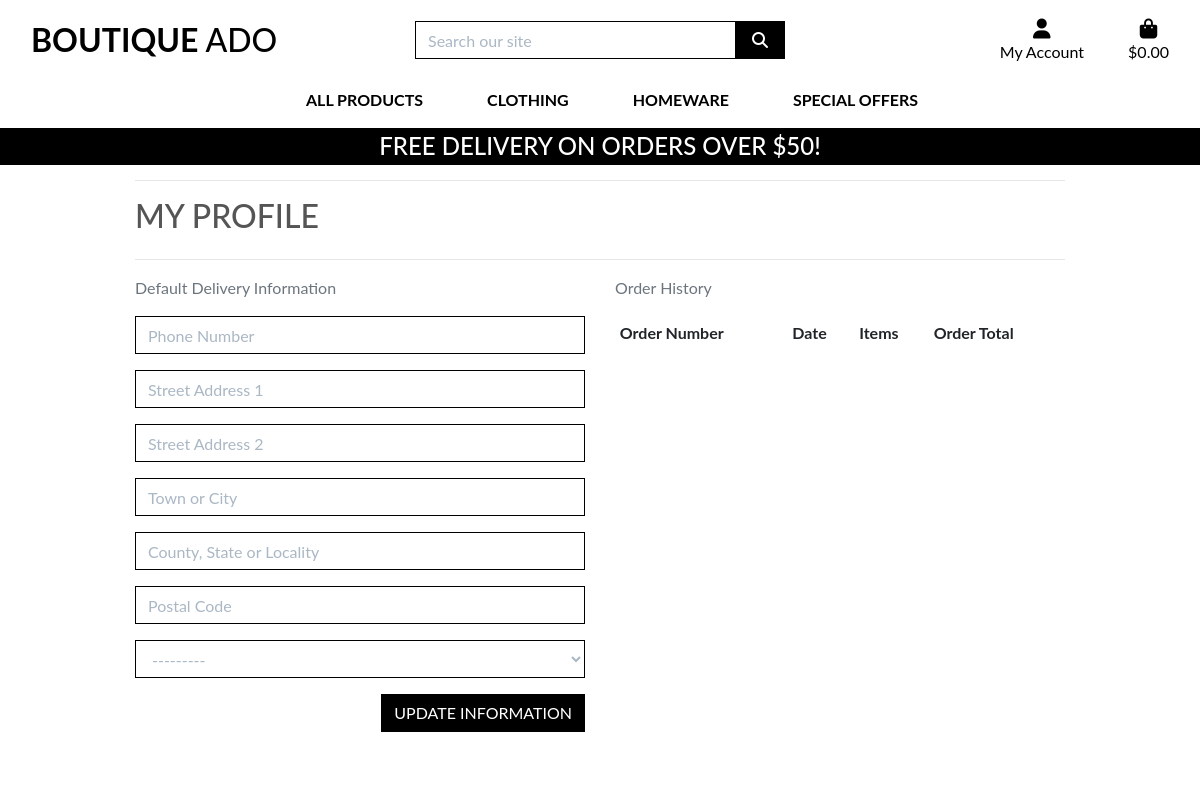
/profile/ (signed in), run on an earlier commit of the app's database.
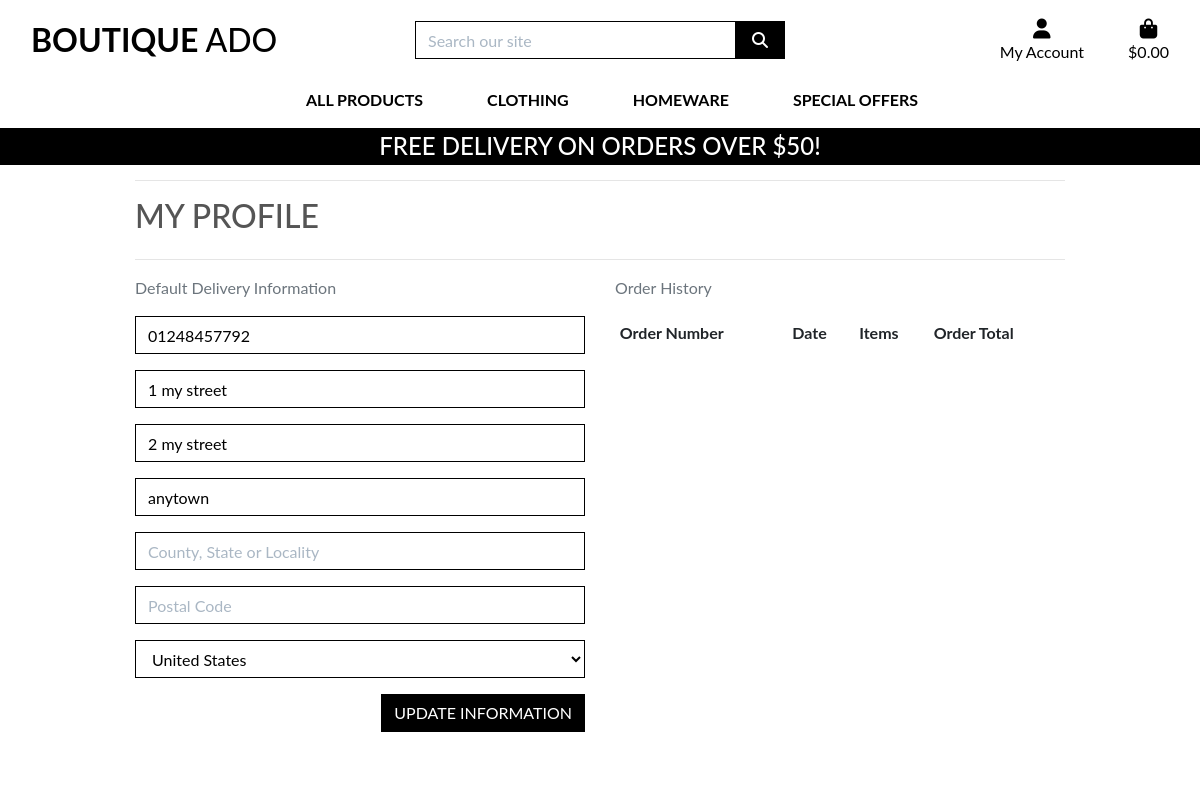
And on a later commit of the database.
### profiles/models.py (models this page shows, shortened)
class UserProfile(models.Model):
    user = models.OneToOneField(User, on_delete=models.CASCADE)
    default_phone_number = models.CharField(max_length=20, null=True,
                                            blank=True)
    default_street_address1 = models.CharField(max_length=80, null=True,
                                               blank=True)
    default_street_address2 = models.CharField(max_length=80, null=True,
                                               blank=True)
    default_town_or_city = models.CharField(max_length=40, null=True,
                                            blank=True)
    default_county = models.CharField(max_length=80, null=True,
                                      blank=True)
    default_postcode = models.CharField(max_length=20, null=True,
                                        blank=True)
    default_country = CountryField(blank_label='Country', null=True,
                                   blank=True)

### profiles/views.py (the view)
# urls.py: path('profile/', include('profiles.urls')),
def profile(request):
    profile = get_object_or_404(UserProfile, user=request.user)
    if request.method == 'POST':
        form = UserProfileForm(request.POST, instance=profile)
        if form.is_valid():
            form.save()
            messages.success(request, 'Profile updated successfully')
    form = UserProfileForm(instance=profile)
    orders = profile.orders.all()
    template = 'profiles/profile.html'
    context = {
        'form': form,
        'orders': orders,
        'on_profile_page': True
    }
    return render(request, template, context)

### profiles/forms.py
class UserProfileForm(forms.ModelForm):
    class Meta:
        model = UserProfile
        exclude = ('user',)
    def __init__(self, *args, **kwargs):
        super().__init__(*args, **kwargs)
        placeholders = {
            'default_phone_number': 'Phone Number',
            'default_postcode': 'Postal Code',
            'default_town_or_city': 'Town or City',
            'default_street_address1': 'Street Address 1',
            'default_street_address2': 'Street Address 2',
            'default_county': 'County, State or Locality',
        }
        self.fields['default_phone_number'].widget.attrs['autofocus'] = True
        for field in self.fields:
            if field != 'default_country':
                if self.fields[field].required:
                    placeholder = f'{placeholders[field]} *'
                else:
                    placeholder = placeholders[field]
                self.fields[field].widget.attrs['placeholder'] = placeholder
            self.fields[field].widget.attrs['class'] = 'border-black rounded-0 profile-form-input'
            self.fields[field].label = False

### profiles/templates/profiles/profile.html (shortened to what this page needs)
{% extends "base.html" %}
{% load static %}
{% block extra_css %}
    <link rel="stylesheet" href="{% static 'profiles/css/profile.css' %}">
{% endblock %}
{% block page_header %}
    <div class="container header-container">
    </div>
{% endblock %}
{% block content %}
    <div class="overlay"></div>
    <div class="container">
        <div class="row">
            <div class="col">
                <hr>
                <h2 class="logo-font mb-4">My Profile</h2>
                <hr>
            </div>
        </div>
        <div class="row">
            <div class="col-12 col-lg-6">
                <p class="text-muted">Default Delivery Information</p>
                <form class="mt-3" action="{% url 'profile' %}" method="POST" id="profile-update-form">
                    {{ form|crispy }}
                    <button class="btn btn-black rounded-0 text-uppercase float-right">Update Information</button>
                </form>
            </div>
            <div class="col-12 col-lg-6">
                <p class="text-muted">Order History</p>
                <div class="order-history table-responsive">
                    <table class="table table-sm table-borderless">
                        <thead>
                            <tr>
                                <th>Order Number</th>
                                <th>Date</th>
                                <th>Items</th>
                                <th>Order Total</th>
                            </tr>
                        </thead>
                    </table>
                </div>
            </div>
        </div>
{% endblock %}

What changed in the data, as far as the page shows it:
changed UserProfile: default_phone_number (not shown) → "01248457792"; default_street_address1 (not shown) → "1 my street"; default_street_address2 (not shown) → "2 my street"; default_town_or_city (not shown) → "anytown"; default_country "---------" → "United States"
